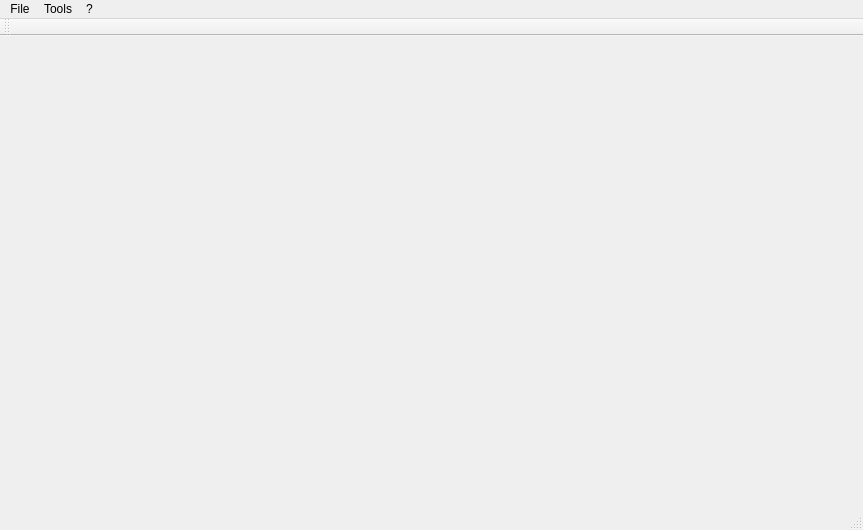
<?xml version="1.0" encoding="UTF-8"?>
<ui version="4.0">
 <class>MainWindow</class>
 <widget class="QMainWindow" name="MainWindow">
  <property name="geometry">
   <rect>
    <x>0</x>
    <y>0</y>
    <width>863</width>
    <height>530</height>
   </rect>
  </property>
  <property name="windowTitle">
   <string>MainWindow</string>
  </property>
  <widget class="QWidget" name="centralWidget"/>
  <widget class="QMenuBar" name="menuBar">
   <property name="geometry">
    <rect>
     <x>0</x>
     <y>0</y>
     <width>863</width>
     <height>19</height>
    </rect>
   </property>
   <widget class="QMenu" name="menuFile">
    <property name="title">
     <string>File</string>
    </property>
    <addaction name="actionOpen"/>
    <addaction name="separator"/>
    <addaction name="separator"/>
    <addaction name="actionExit"/>
   </widget>
   <widget class="QMenu" name="menuHelp">
    <property name="title">
     <string>?</string>
    </property>
    <addaction name="actionAbout"/>
   </widget>
   <widget class="QMenu" name="menuTools">
    <property name="title">
     <string>Tools</string>
    </property>
    <addaction name="actionOptions"/>
   </widget>
   <addaction name="menuFile"/>
   <addaction name="menuTools"/>
   <addaction name="menuHelp"/>
  </widget>
  <widget class="QToolBar" name="mainToolBar">
   <attribute name="toolBarArea">
    <enum>TopToolBarArea</enum>
   </attribute>
   <attribute name="toolBarBreak">
    <bool>false</bool>
   </attribute>
  </widget>
  <widget class="QStatusBar" name="statusBar"/>
  <action name="actionOpen">
   <property name="text">
    <string>Open...</string>
   </property>
   <property name="shortcut">
    <string extracomment="Open file...">Ctrl+O</string>
   </property>
  </action>
  <action name="actionExit">
   <property name="text">
    <string>Exit</string>
   </property>
   <property name="shortcut">
    <string>Del</string>
   </property>
   <property name="menuRole">
    <enum>QAction::QuitRole</enum>
   </property>
  </action>
  <action name="actionAbout">
   <property name="text">
    <string>About...</string>
   </property>
   <property name="menuRole">
    <enum>QAction::AboutRole</enum>
   </property>
  </action>
  <action name="actionOptions">
   <property name="text">
    <string>Options</string>
   </property>
  </action>
 </widget>
 <layoutdefault spacing="6" margin="11"/>
 <resources/>
 <connections/>
</ui>
